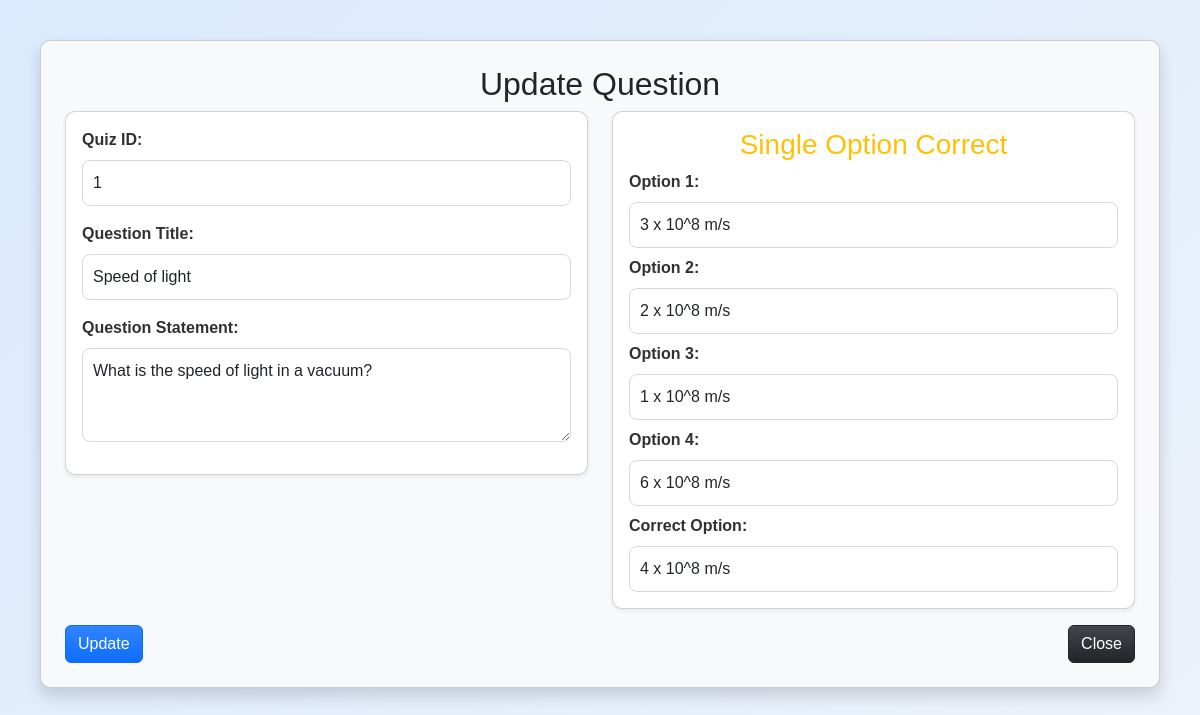
The page /edit_ques/1/1 on the database its author committed.
### models/models.py (models this page shows)
class Question(db.Model):
    ques_id = db.Column(db.Integer(), primary_key = True)
    quiz_id = db.Column(db.Integer(), db.ForeignKey('quiz.quiz_id'), nullable = False)
    ques_title = db.Column(db.String(), nullable = False)
    ques_text = db.Column(db.String(), nullable = False)
    option1 = db.Column(db.String(), nullable = False)
    option2 = db.Column(db.String(), nullable = False)
    option3 = db.Column(db.String(), nullable = False)
    option4 = db.Column(db.String(), nullable = False)
    correct_answer = db.Column(db.String(), nullable = False)

### controllers/controllers.py (the view, shortened to what this page needs)
@app.route('/edit_ques/<int:quiz_id>/<int:ques_id>', methods=['GET','POST'])
def edit_ques(quiz_id , ques_id):
    quiz = Quiz.query.filter_by(quiz_id = quiz_id).first()
    ques = Question.query.filter_by(ques_id=ques_id, quiz_id = quiz_id).first()
    sub_id=quiz.chapter.subject_id
    return render_template('new_question.html', quiz=quiz,quiz_id=quiz_id, question=ques, sub_id=sub_id)

### templates/new_question.html (shortened to what this page needs)
<!DOCTYPE html>
<html>
<head>
    <link rel="stylesheet" href="https://cdn.jsdelivr.net/npm/bootstrap@5.3.3/dist/css/bootstrap.min.css">
</head>
<body>
    <div class="container">
        <div class="card bg-light card shadow p-4 mw-100">
            <h2 class="text-center text-dark ">{{'Update Question' if question else 'New Question'}}</h2>
            <form action="{{ url_for('edit_ques', quiz_id=quiz_id, ques_id=question.ques_id) if question else url_for('add_ques', quiz_id=quiz_id)}}" method="post">
                <div class="row">
                    <div class="col-md-6">
                        <div class="card shadow-sm p-3">
                            <div class="mb-3">
                                <label for="q_id" class="form-label">Quiz ID:</label>
                                <input type="text" name="q_id" class="form-control" id="q_id" value="{{ quiz_id }} " readonly>
                            </div>
                            <div class="mb-3">
                                <label for="title" class="form-label">Question Title:</label>
                                <input type="text" name="q_title" class="form-control" id="title" value="{{ question.ques_title if question else ""}}" required>
                            </div>
                            <div class="mb-3">
                                <label for="stat" class="form-label">Question Statement:</label>
                                <textarea name="q_state"  id="stat"  rows="3" class="form-control" required>{{ question.ques_text if question else ""}} </textarea>
                            </div>
                        </div>
                    </div>
                    <div class="col-md-6">
                        <div class="card shadow-sm p-3">
                            <h3 class="text-center text-warning fb">Single Option Correct</h3>
                            <div class="mb-2">
                                <label for="opt1" class="form-label">Option 1:</label>
                                <input type="text" name="opt_1" id="opt1" class="form-control" value="{{ question.option1 if question else ""}}" required>
                            </div>
                            <div class="mb-2">
                                <label for="opt2" class="form-label">Option 2:</label>
                                <input type="text" name="opt_2" id="opt2" class="form-control" value="{{ question.option2 if question else ""}}" required>
                            </div>
                            <div class="mb-2">
                                <label for="opt3" class="form-label">Option 3:</label>
                                <input type="text" name="opt_3" id="opt3" class="form-control" value="{{ question.option3 if question else ""}}" required>
                            </div>
                            <div class="mb-2">
                                <label for="opt4" class="form-label">Option 4:</label>
                                <input type="text" name="opt_4" id="opt4" class="form-control" value="{{ question.option4 if question else ""}}" required>
                            </div>
                            <div>
                                <label for="crt_opt" class="form-label me-2">Correct Option:</label>
                                <input type="text" class="form-control" id="crt_opt" name="crt_opt" value="{{ question.correct_answer if question else ""}}" required>
                            </div>
                        </div>
                    </div>
                </div>
                <div class="d-flex justify-content-between mt-3">
                    <button type="submit" class="btn btn-primary bg-gradient">{{ 'Update' if question else 'Save and Next' }}</button>
                    <a href="{{ url_for('view_quizzes', sub_id = sub_id, chapter_id = quiz.chapter_id)}}" type="button" class="btn btn-dark bg-gradient">Close</a>
                </div>
            </form>
        </div>
    </div>
</body>
</html>

### templates/new_question.html (style rules this page uses)
body { background: linear-gradient(135deg, #dbeafe, #ecf2fa); font-family: 'Poppins', sans-serif; margin: 0; justify-content: center; align-items: center; min-height: 100vh; padding: 20px; }
.container { max-width: 1200px; padding: 20px; }
.card { border-radius: 10px; box-shadow: 0px 4px 12px rgba(0, 0, 0, 0.15); background: #ffffff; padding: 20px; }
.form-label { font-weight: bold; color: #313131; }
.form-control { border-radius: 8px; border: 1px solid #d8d8d8; padding: 10px; font-size: 16px; }

### rows shown on the page
Question: q_title "Speed of light", q_state "What is the speed of light in a vacuum?", opt_1 "3 x 10^8 m/s", opt_2 "2 x 10^8 m/s", opt_3 "1 x 10^8 m/s", opt_4 "6 x 10^8 m/s", crt_opt "4 x 10^8 m/s"

### other values the page prints
{{ 'Update Question' if question else 'New Question' }} "Update Question"
{{ 'Update' if question else 'Save and Next' }} "Update"
